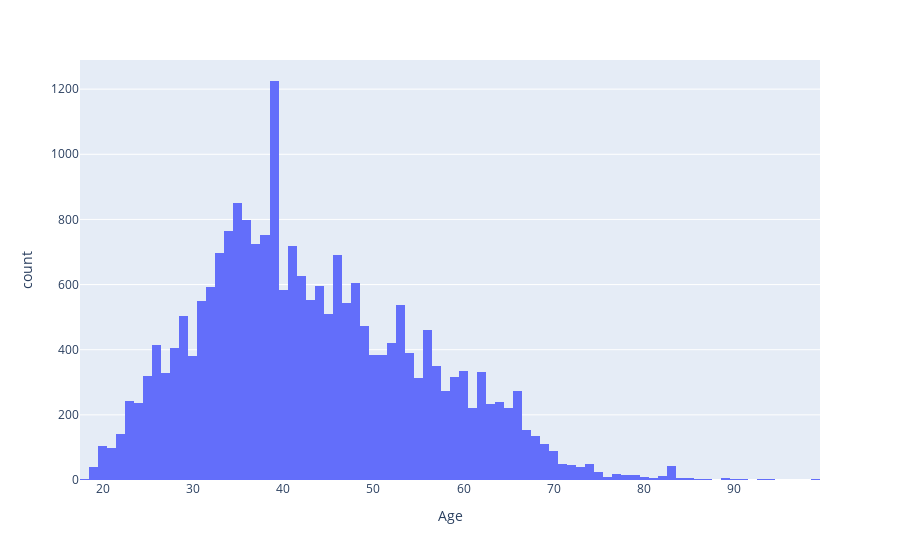

The notebook cell saved with this chart:
### Code cell
px.histogram(df, x = df.Age)

### Figure 1 — Plotly figure (JSON) as saved in the notebook; plotly's stock layout.template omitted (floating-point values rounded to 4 significant figures; data arrays with more than 128 entries replaced by an {"elided": "..."} marker saying what was removed)
{"data": [{"alignmentgroup": "True", "bingroup": "x", "hovertemplate": "Age=%{x}<br>count=%{y}<extra></extra>", "legendgroup": "", "marker": {"color": "#636efa", "pattern": {"shape": ""}}, "name": "", "offsetgroup": "", "orientation": "v", "showlegend": false, "type": "histogram", "x": {"elided": "22628 int values"}, "xaxis": "x", "yaxis": "y"}], "layout": {"barmode": "relative", "legend": {"tracegroupgap": 0}, "margin": {"t": 60}, "xaxis": {"anchor": "y", "domain": [0, 1], "title": {"text": "Age"}}, "yaxis": {"anchor": "x", "domain": [0, 1], "title": {"text": "count"}}}}
